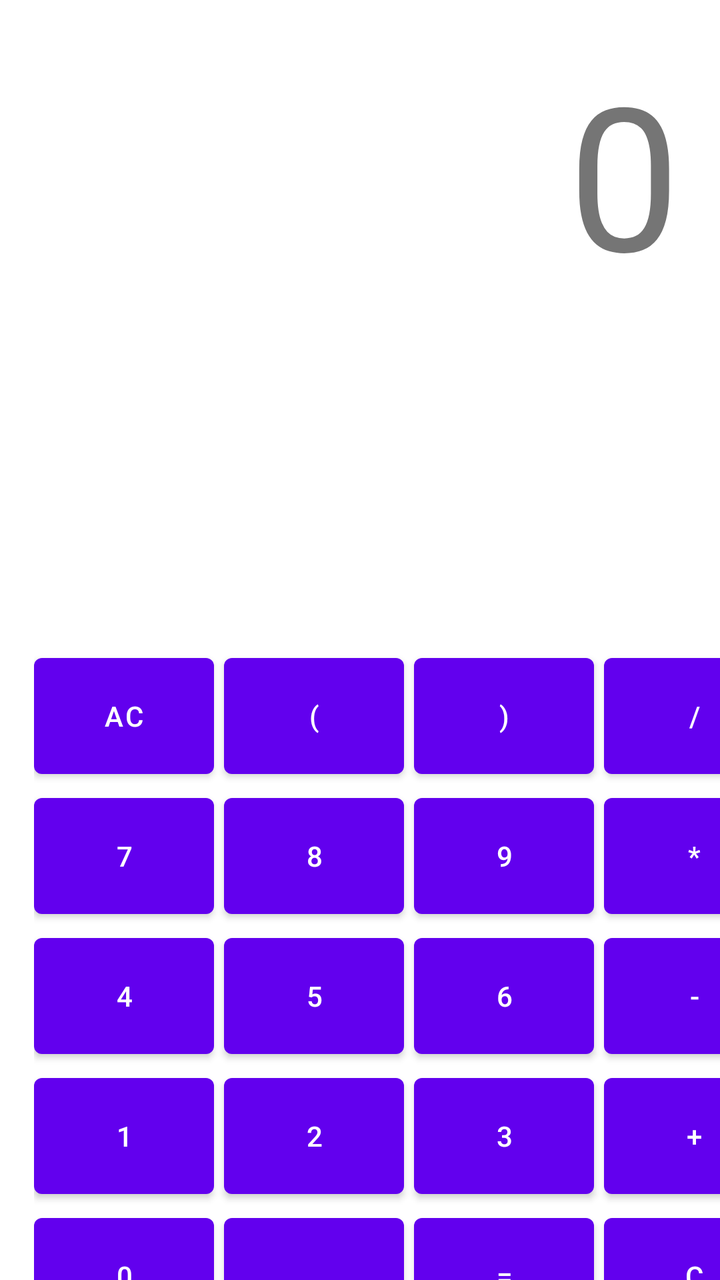
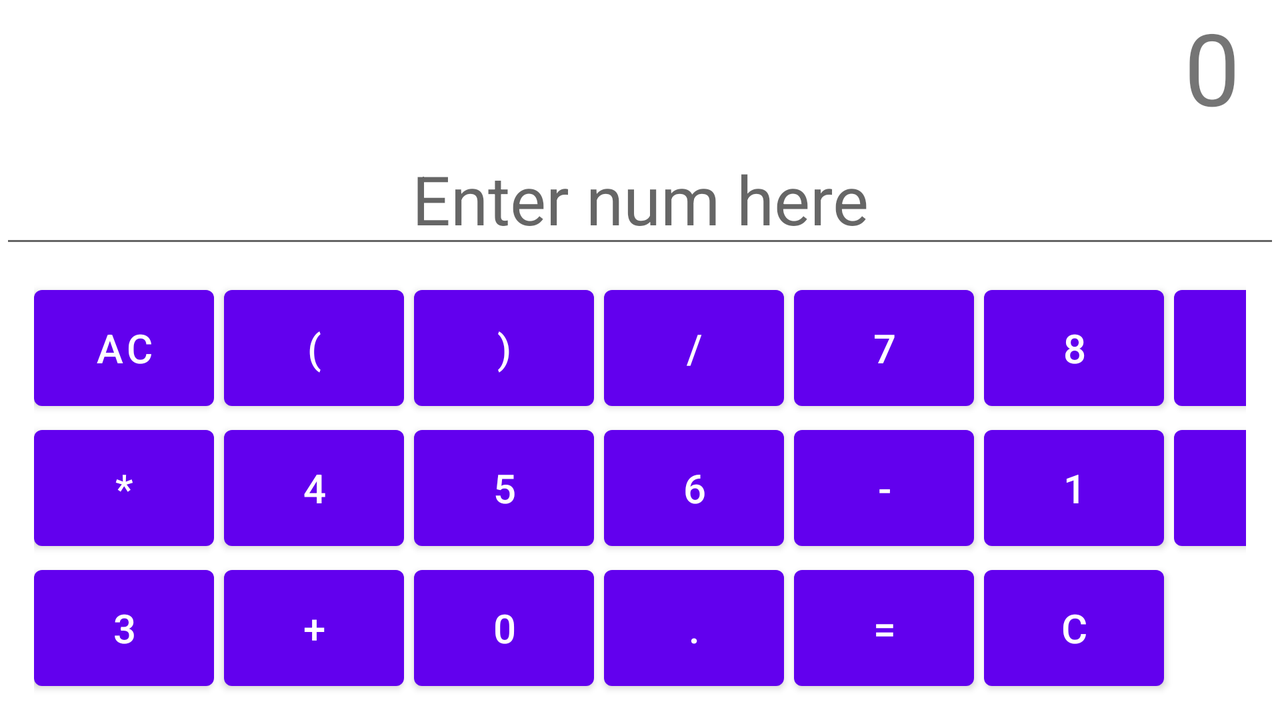

Compare how this app lays out the same screen by default and in its alternative resource folder. The renders come first, then the two layout files and the values they reference.
<!-- AndroidManifest.xml: application theme Theme.AndroidStudioCollection -->
<!-- res/layout/activity_calculator_exercise.xml -->
<?xml version="1.0" encoding="utf-8"?>
<RelativeLayout xmlns:android="http://schemas.android.com/apk/res/android"
    xmlns:app="http://schemas.android.com/apk/res-auto"
    xmlns:tools="http://schemas.android.com/tools"
    android:layout_width="match_parent"
    android:layout_height="match_parent"
    tools:context=".CalculatorExercise"
    android:background="@color/orangey">


    <TextView
        android:id="@+id/textView"
        android:layout_width="match_parent"
        android:layout_height="wrap_content"
        android:layout_margin="20dp"
        android:gravity="end"
        android:textSize="100sp"
        android:text="0"
        android:layout_alignParentStart="true"
        android:layout_marginBottom="16dp"
        android:layout_marginTop="100dp"  />

    <GridLayout
        android:id="@+id/gridLayout"
        android:layout_width="match_parent"
        android:layout_height="wrap_content"
        android:layout_below="@id/textView"
        android:layout_marginTop="150dp"
        android:columnCount="4"
        android:layout_marginLeft="17dp"
        android:rowCount="6">

        
        <Button
            android:layout_width="90dp"
            android:layout_height="70dp"
            android:layout_marginEnd="5dp"
            android:text="AC"
            android:id="@+id/btnAC" />

        <Button
            android:layout_width="90dp"
            android:layout_height="70dp"
            android:layout_marginEnd="5dp"
            android:text="("
            android:id="@+id/btnOpenParenthesis" />

        <Button
            android:layout_width="90dp"
            android:layout_height="70dp"
            android:layout_marginEnd="5dp"
            android:text=")"
            android:id="@+id/btnCloseParenthesis" />

        
        <Button
            android:layout_width="90dp"
            android:layout_height="70dp"
            android:layout_marginEnd="5dp"
            android:text="/"
            android:id="@+id/btnDivide" />

        <Button
            android:layout_width="90dp"
            android:layout_height="70dp"
            android:layout_marginEnd="5dp"
            android:text="7"
            android:id="@+id/btn7" />

        <Button
            android:layout_width="90dp"
            android:layout_height="70dp"
            android:layout_marginEnd="5dp"
            android:text="8"
            android:id="@+id/btn8" />

        <Button
            android:layout_width="90dp"
            android:layout_height="70dp"
            android:layout_marginEnd="5dp"
            android:text="9"
            android:id="@+id/btn9" />

        <Button
            android:layout_width="90dp"
            android:layout_height="70dp"
            android:layout_marginEnd="5dp"
            android:text="*"
            android:id="@+id/btnMultiply" />

        
        <Button
            android:layout_width="90dp"
            android:layout_height="70dp"
            android:layout_marginEnd="5dp"
            android:text="4"
            android:id="@+id/btn4" />

        <Button
            android:layout_width="90dp"
            android:layout_height="70dp"
            android:layout_marginEnd="5dp"
            android:text="5"
            android:id="@+id/btn5" />

        <Button
            android:layout_width="90dp"
            android:layout_height="70dp"
            android:layout_marginEnd="5dp"
            android:text="6"
            android:id="@+id/btn6" />

        <Button
            android:layout_width="90dp"
            android:layout_height="70dp"
            android:layout_marginEnd="5dp"
            android:text="-"
            android:id="@+id/btnSubtract" />

        
        <Button
            android:layout_width="90dp"
            android:layout_height="70dp"
            android:layout_marginEnd="5dp"
            android:text="1"
            android:id="@+id/btn1" />

        <Button
            android:layout_width="90dp"
            android:layout_height="70dp"
            android:layout_marginEnd="5dp"
            android:text="2"
            android:id="@+id/btn2" />

        <Button
            android:layout_width="90dp"
            android:layout_height="70dp"
            android:layout_marginEnd="5dp"
            android:text="3"
            android:id="@+id/btn3" />

        <Button
            android:layout_width="90dp"
            android:layout_height="70dp"
            android:layout_marginEnd="5dp"
            android:text="+"
            android:id="@+id/btnAdd" />

        
        <Button
            android:layout_width="90dp"
            android:layout_height="70dp"
            android:layout_marginEnd="5dp"
            android:text="0"
            android:id="@+id/btn0" />

        <Button
            android:layout_width="90dp"
            android:layout_height="70dp"
            android:layout_marginEnd="5dp"
            android:text="."
            android:id="@+id/btnDot" />

        <Button
            android:layout_width="90dp"
            android:layout_height="70dp"
            android:layout_marginEnd="5dp"
            android:text="="
            android:id="@+id/btnEqual" />


        <Button
            android:layout_width="90dp"
            android:layout_height="70dp"
            android:layout_marginEnd="5dp"
            android:text="C"
            android:id="@+id/btnClear" />



    </GridLayout>


</RelativeLayout>
<!-- resources referenced by this layout -->
<resources>
  <style name="Theme.AndroidStudioCollection" parent="Theme.MaterialComponents.DayNight.DarkActionBar">
          
          <item name="colorPrimary">@color/purple_500</item>
          <item name="colorPrimaryVariant">@color/purple_700</item>
          <item name="colorOnPrimary">@color/white</item>
          
          <item name="colorSecondary">@color/teal_200</item>
          <item name="colorSecondaryVariant">@color/teal_700</item>
          <item name="colorOnSecondary">@color/black</item>
          
          <item name="android:statusBarColor">?attr/colorPrimaryVariant</item>
          
      </style>
</resources>
<!-- res/layout-land/activity_calculator_exercise.xml (the repository's variant of the layout above) -->
<!-- drawn on the phone turned sideways -->
<?xml version="1.0" encoding="utf-8"?>
<RelativeLayout xmlns:android="http://schemas.android.com/apk/res/android"
    xmlns:app="http://schemas.android.com/apk/res-auto"
    xmlns:tools="http://schemas.android.com/tools"
    android:layout_width="match_parent"
    android:layout_height="match_parent"
    tools:context=".CalculatorExercise"
    android:background="@color/orangey">

    <LinearLayout
        android:id="@+id/container"
        android:layout_width="match_parent"
        android:layout_height="match_parent"
        android:orientation="vertical">

        <TextView
            android:id="@+id/textView"
            android:layout_width="match_parent"
            android:layout_height="wrap_content"
            android:layout_marginEnd="20dp"
            android:layout_weight="0.01"
            android:gravity="end"
            android:text="0"
            android:textSize="50sp" />

        <EditText
            android:id="@+id/textEdit"
            android:layout_width="match_parent"
            android:layout_height="wrap_content"
            android:editable="false"
            android:gravity="center"
            android:hint="Enter num here"
            android:textSize="34sp"></EditText>

        <GridLayout
            android:id="@+id/gridLayout"
            android:layout_width="match_parent"
            android:layout_height="wrap_content"
            android:layout_marginLeft="17dp"
            android:layout_marginTop="10dp"
            android:layout_marginRight="17dp"
            android:layout_weight="1"
            android:columnCount="7"
            android:rowCount="6">

            
            <Button
                android:id="@+id/btnAC"
                android:layout_width="90dp"
                android:layout_height="70dp"
                android:text="AC"
                android:textSize="20dp" />

            <Button
                android:id="@+id/btnOpenParenthesis"
                android:layout_width="90dp"
                android:layout_height="70dp"
                android:text="("
                android:textSize="20dp" />

            <Button
                android:id="@+id/btnCloseParenthesis"
                android:layout_width="90dp"
                android:layout_height="70dp"
                android:text=")"
                android:textSize="20dp" />

            <Button
                android:id="@+id/btnDivide"
                android:layout_width="90dp"
                android:layout_height="70dp"
                android:text="/"
                android:textSize="20dp" />

            
            <Button
                android:id="@+id/btn7"
                android:layout_width="90dp"
                android:layout_height="70dp"
                android:text="7"
                android:textSize="20dp" />

            <Button
                android:id="@+id/btn8"
                android:layout_width="90dp"
                android:layout_height="70dp"
                android:text="8"
                android:textSize="20dp" />

            <Button
                android:id="@+id/btn9"
                android:layout_width="90dp"
                android:layout_height="70dp"
                android:text="9"
                android:textSize="20dp" />

            <Button
                android:id="@+id/btnMultiply"
                android:layout_width="90dp"
                android:layout_height="70dp"
                android:text="*"
                android:textSize="20dp" />

            
            <Button
                android:id="@+id/btn4"
                android:layout_width="90dp"
                android:layout_height="70dp"
                android:layout_marginEnd="5dp"
                android:text="4"
                android:textSize="20dp" />

            <Button
                android:id="@+id/btn5"
                android:layout_width="90dp"
                android:layout_height="70dp"
                android:layout_marginEnd="5dp"
                android:text="5"
                android:textSize="20dp" />

            <Button
                android:id="@+id/btn6"
                android:layout_width="90dp"
                android:layout_height="70dp"
                android:layout_marginEnd="5dp"
                android:text="6"
                android:textSize="20dp" />

            <Button
                android:id="@+id/btnSubtract"
                android:layout_width="90dp"
                android:layout_height="70dp"
                android:layout_marginEnd="5dp"
                android:text="-"
                android:textSize="20dp" />

            
            <Button
                android:id="@+id/btn1"
                android:layout_width="90dp"
                android:layout_height="70dp"
                android:layout_marginEnd="5dp"
                android:text="1"
                android:textSize="20dp" />

            <Button
                android:id="@+id/btn2"
                android:layout_width="90dp"
                android:layout_height="70dp"
                android:layout_marginEnd="5dp"
                android:text="2"
                android:textSize="20dp" />

            <Button
                android:id="@+id/btn3"
                android:layout_width="90dp"
                android:layout_height="70dp"
                android:layout_marginEnd="5dp"
                android:text="3"
                android:textSize="20dp" />

            <Button
                android:id="@+id/btnAdd"
                android:layout_width="90dp"
                android:layout_height="70dp"
                android:layout_marginEnd="5dp"
                android:text="+"
                android:textSize="20dp" />

            
            <Button
                android:id="@+id/btn0"
                android:layout_width="90dp"
                android:layout_height="70dp"
                android:layout_marginEnd="5dp"
                android:text="0"
                android:textSize="20dp" />

            <Button
                android:id="@+id/btnDot"
                android:layout_width="90dp"
                android:layout_height="70dp"
                android:layout_marginEnd="5dp"
                android:text="."
                android:textSize="20dp" />

            <Button
                android:id="@+id/btnEqual"
                android:layout_width="90dp"
                android:layout_height="70dp"
                android:layout_marginEnd="5dp"
                android:text="="
                android:textSize="20dp" />


            <Button
                android:id="@+id/btnClear"
                android:layout_width="90dp"
                android:layout_height="70dp"
                android:layout_marginEnd="5dp"
                android:text="C"
                android:textSize="20dp" />

        </GridLayout>

    </LinearLayout>

</RelativeLayout>
